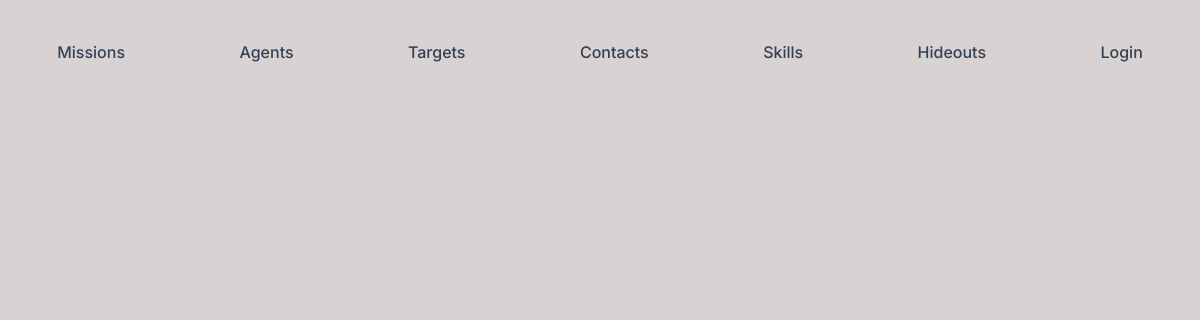
Page /dist/targets.php on the earlier database version.
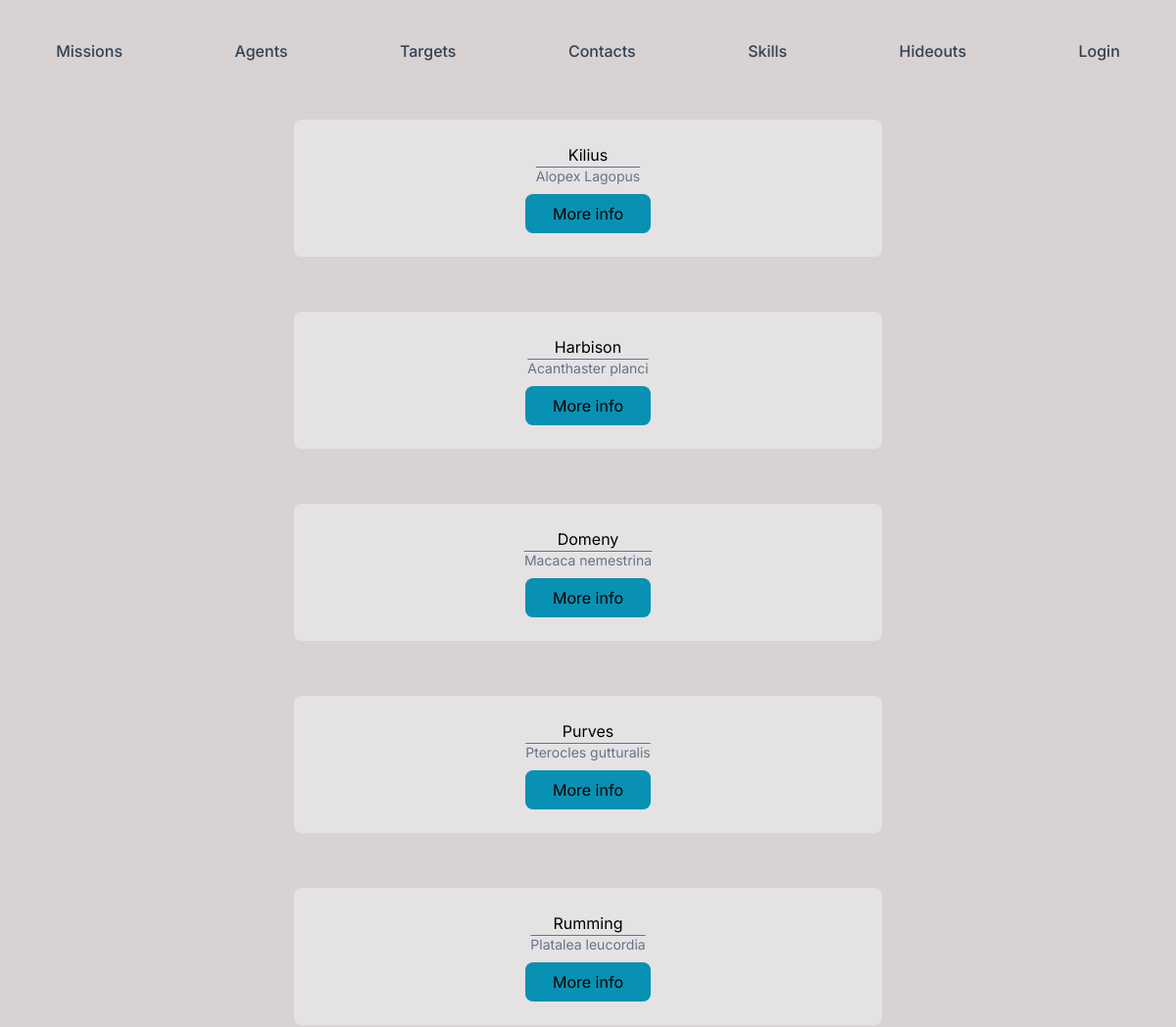
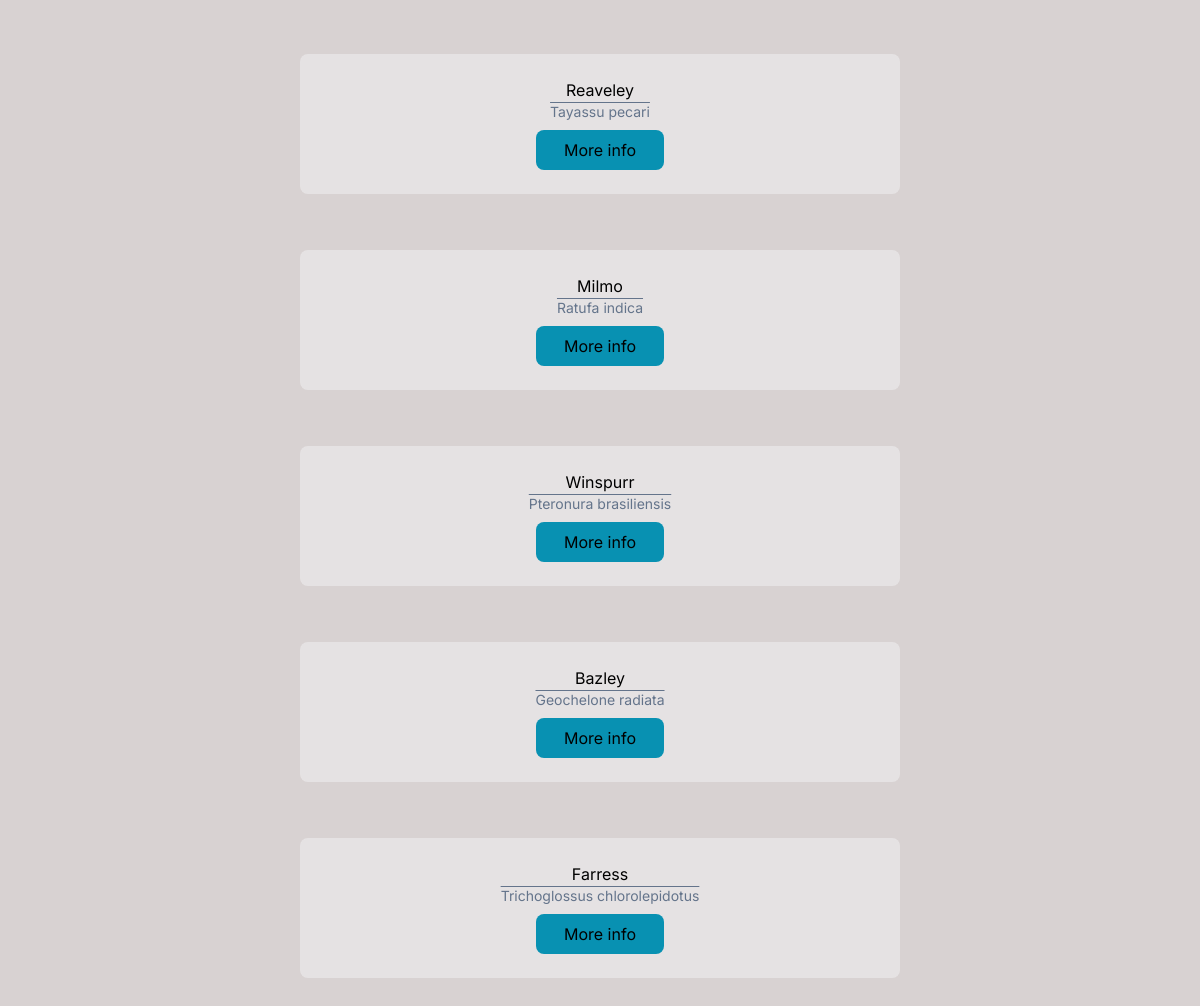
Same page on the later database version (2 pictures, top to bottom).
### tables this page shows
CREATE TABLE IF NOT EXISTS `target` (
  `id` int(11) NOT NULL AUTO_INCREMENT,
  `last_name` varchar(60) NOT NULL,
  `first_name` varchar(60) NOT NULL,
  `birth_date` date NOT NULL,
  `code_name` varchar(60) NOT NULL,
  `nationality_id` int(11) NOT NULL,
  `mission_id` int(11) NOT NULL,
  PRIMARY KEY (`id`),
  KEY `FK_nationality_id_target` (`nationality_id`),
  KEY `FK_mission_id_target` (`mission_id`),
  CONSTRAINT `FK_mission_id_target` FOREIGN KEY (`mission_id`) REFERENCES `mission` (`id`),
  CONSTRAINT `FK_nationality_id_target` FOREIGN KEY (`nationality_id`) REFERENCES `nationality` (`id`)
);

### dist/targets.php (the view, shortened to what this page needs)
<!DOCTYPE html>
<html lang="fr">
<?php session_start();
$cleardb_url = parse_url(getenv("DATABASE_URL"));
$cleardb_server = $cleardb_url["host"];
$cleardb_username = $cleardb_url["user"];
$cleardb_password = $cleardb_url["pass"];
$cleardb_db = substr($cleardb_url["path"], 1);
$pdo = mysqli_connect($cleardb_server, $cleardb_username, $cleardb_password, $cleardb_db);
?>
<head>
  <link href="./output.css" rel="stylesheet">
  <link rel="stylesheet" href="../css/styles.css">
</head>
<body>
  <nav class="flex flex-wrap justify-around w-full mt-8">
    <a href="index.php" class="font-medium px-3 py-2 text-slate-700 rounded-lg hover:text-orange-600">Missions</a>
    <a href="agents.php" class="font-medium px-3 py-2 text-slate-700 rounded-lg hover:text-orange-600">Agents</a>
    <a href="targets.php" class="font-medium px-3 py-2 text-slate-700 rounded-lg hover:text-orange-600">Targets</a>
    <a href="contacts.php" class="font-medium px-3 py-2 text-slate-700 rounded-lg hover:text-orange-600">Contacts</a>
    <a href="skills.php" class="font-medium px-3 py-2 text-slate-700 rounded-lg hover:text-orange-600">Skills</a>
    <a href="hideouts.php" class="font-medium px-3 py-2 text-slate-700 rounded-lg hover:text-orange-600">Hideouts</a>
    <?php
    if (!isset($_SESSION['email'])) {
    ?>
      <a href="login.php" class="font-medium px-3 py-2 text-slate-700 rounded-lg hover:text-orange-600">Login</a>
    <?php
    } else {
    ?>
      <a href="logout.php" class="font-medium px-3 py-2 text-slate-700 rounded-lg hover:text-orange-600">Logout</a>
    <?php
    }
    ?>
  </nav>
  <div class="block text-center py-8">
    <?php
    foreach (mysqli_query($pdo, ('SELECT * FROM target')) as $target) {
      echo '<div class="mx-auto w-3/4 md:w-2/3 lg:w-1/2 rounded-lg bg-gray-100/50 p-6 m-4">';
      echo $target['last_name'] . '<br>';
      echo '<p class="overline text-sm text-slate-500">';
      echo $target['code_name'];
      echo '</p>';
      echo '<div class="flex flex-wrap justify-evenly">';
      echo '<form action="./actions/targetInfo.php">';
      echo '<button type="submit" value="' . $target['id'] . '" name="info" class="mt-2 p-2 w-32 rounded-lg hover:bg-cyan-700 bg-cyan-600">';
      echo 'More info';
      echo '</button>';
      echo '</form>';
      echo '</div>';
      echo '</div>';
      echo "<br>";
    } ?>
  </div>
</body>
</html>

### css/styles.css (style rules this page uses)
* { box-sizing: border-box; }
html, body { font-family: "Inter"; }
body { height: 90vh; width: 100vw; background-color: rgb(216, 210, 210); }
a { position: relative; }
a:after { position: relative; top: 1%; left: 0%; width: 0; height: 2px; background: #EA580C; display: block; content: ""; transition: width 0.5s ease-in-out; }

Differences in the rows shown:
added target: last_name "Kilius", code_name "Alopex Lagopus", $target['id'] 12 (drawn)
added target: last_name "Harbison", code_name "Acanthaster planci", $target['id'] 13 (drawn)
added target: last_name "Domeny", code_name "Macaca nemestrina", $target['id'] 14 (drawn)
added target: last_name "Purves", code_name "Pterocles gutturalis", $target['id'] 15 (drawn)
added target: last_name "Rumming", code_name "Platalea leucordia", $target['id'] 16 (drawn)
added target: last_name "Reaveley", code_name "Tayassu pecari", $target['id'] 17 (drawn)
added target: last_name "Milmo", code_name "Ratufa indica", $target['id'] 18 (drawn)
added target: last_name "Winspurr", code_name "Pteronura brasiliensis", $target['id'] 19 (drawn)
added target: last_name "Bazley", code_name "Geochelone radiata", $target['id'] 20 (drawn)
added target: last_name "Farress", code_name "Trichoglossus chlorolepidotus", $target['id'] 21 (drawn)
